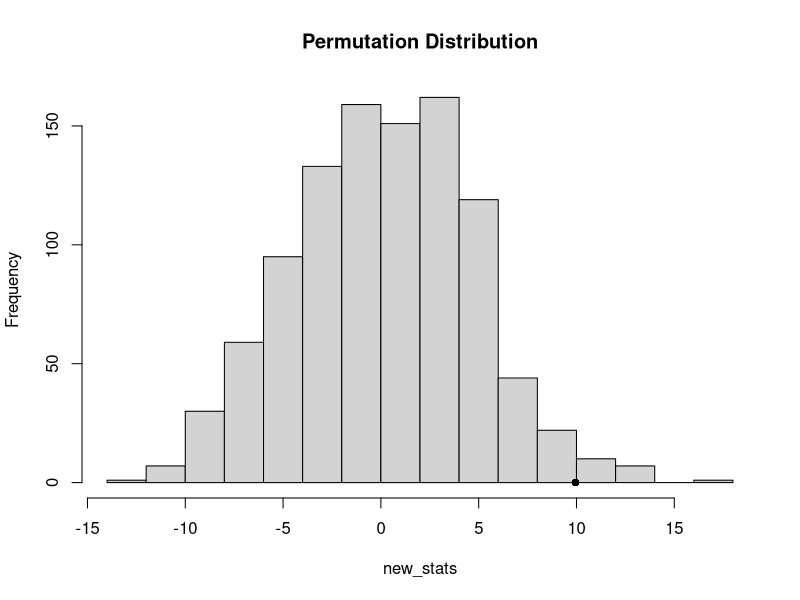
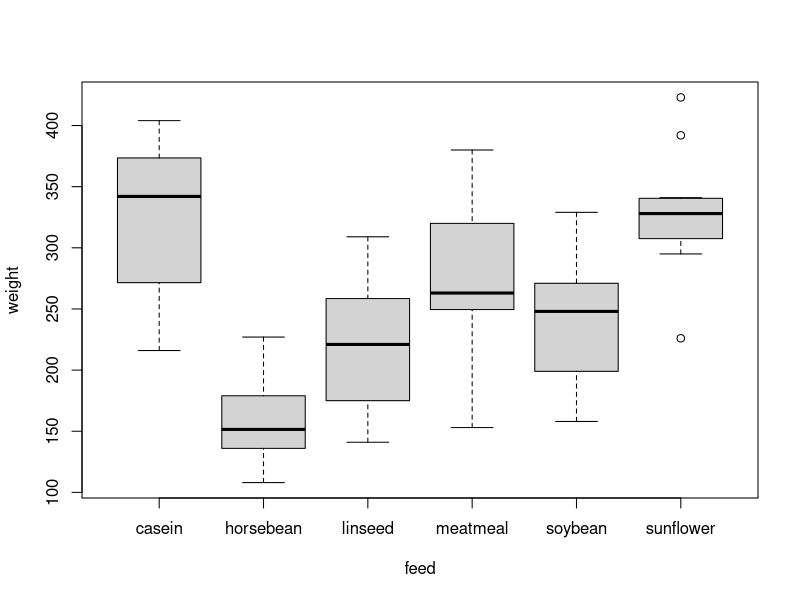
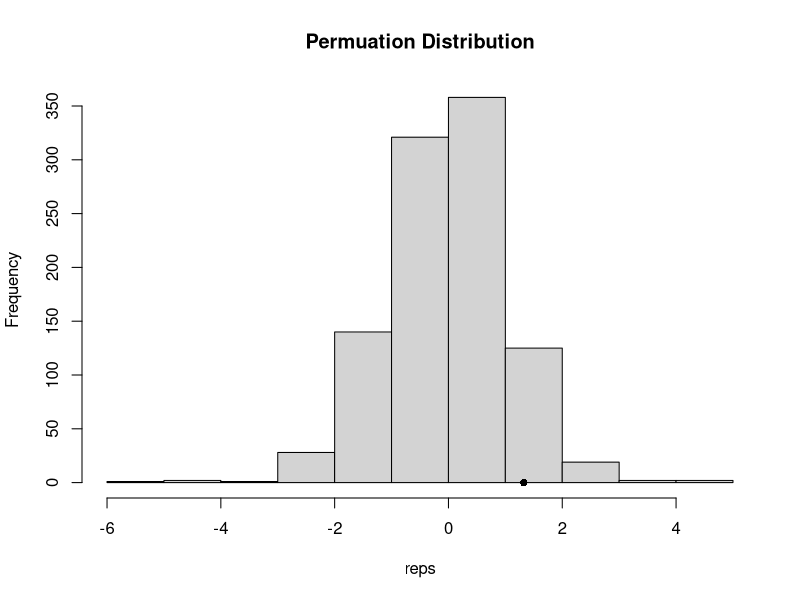
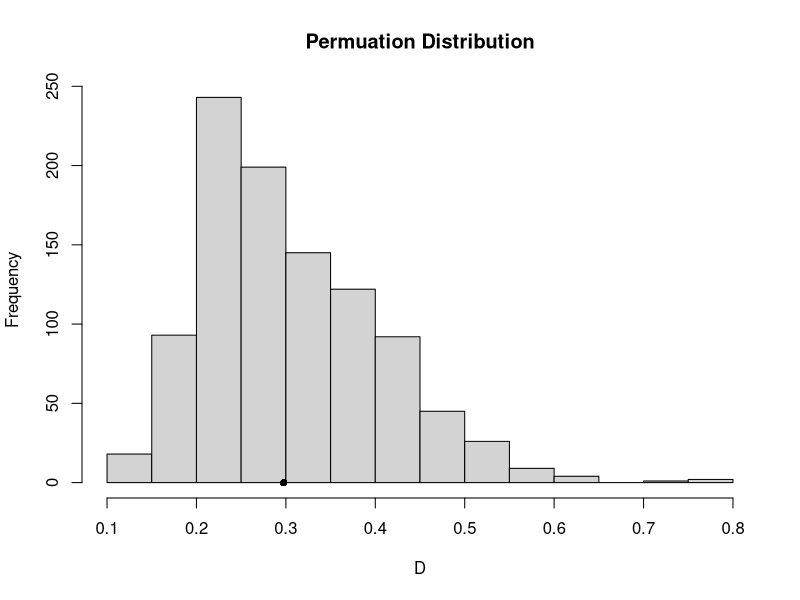
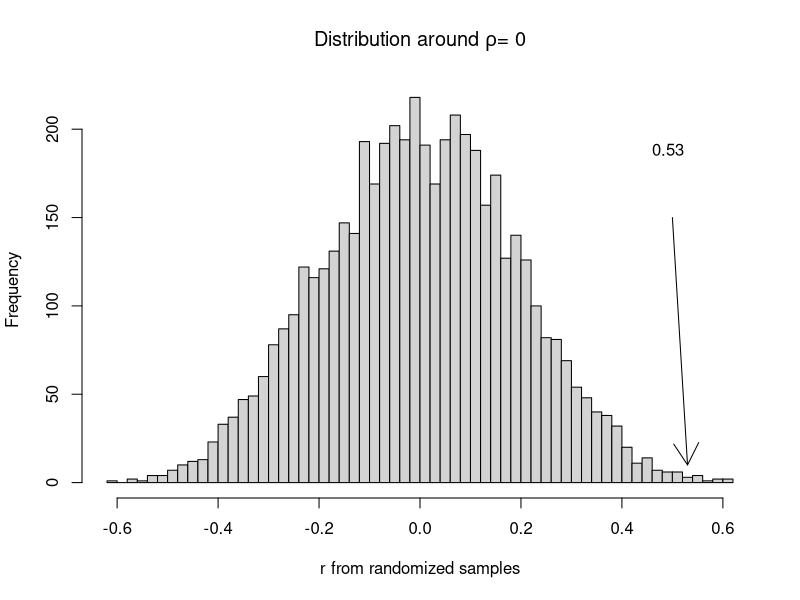

The R source for these figures, in order:
## ---- chunk 1
T <- c(24, 43, 58, 71, 61, 44, 67, 49, 59, 52, 62, 54, 46, 43, 57, 
       43, 57, 56, 53, 49, 33)
C <- c(42, 43, 55, 26, 33, 41, 19, 54, 46, 10, 17, 60, 37, 42, 55, 
       28, 62, 53, 37, 42, 20, 48, 85)
n1 <- length(T)
n2 <- length(C)
Z <- c(T,C)
N <- length(Z)
obs_stat <- mean(T)-mean(C)
B <- 1000
new_stats <- numeric(B)
for( i in 1:B){
	idx <- sample(1:N,size=n1, replace=F)
	newT <- Z[idx]
	newC <- Z[-idx]
	new_stats[i] <- mean(newT)-mean(newC)
	}

pvalue <- mean(c(obs_stat,new_stats)>=obs_stat)
pvalue
## ---- chunk 2
hist(new_stats, main="Permutation Distribution")
points(obs_stat,0, cex=1, pch=16)
## ---- chunk 3
data(chickwts)
attach(chickwts)
## ---- chunk 4
boxplot(formula(chickwts))
## ---- chunk 5
detach(chickwts)
X <- as.vector(chickwts$weight[chickwts$feed=="soybean"])
Y <- as.vector(chickwts$weight[chickwts$feed=="linseed"])

B <- 999
Z <- c(X,Y)
reps <- numeric(B)
K <- 1:26
t0 <- t.test(X,Y)$statistic
for(i in 1:B){
	k <- sample(K, size=14, replace=F)
	x1 <- Z[k]
	y1 <- Z[-k]
	reps[i] <- t.test(x1,y1)$statistic
	}
p <- mean(c(t0, reps)>=t0)
## ---- chunk 6
hist(reps, main="Permuation Distribution")
points(t0,0, cex=1, pch=16)
## ---- chunk 7
D <- numeric(B)
DO <- ks.test(X,Y, exact=F)$statistic
options(warn=-1)
D <- numeric(B)
for( i in 1:B){
	k <- sample(K, size=14, replace=F)
	x1 <- Z[k]
	y1 <- Z[-k]
	D[i] <- ks.test(x1, y1, exact=F)$statistic
	}
p <- mean(c(DO,D) >= DO)
## ---- chunk 8
hist(D, main="Permuation Distribution")
points(DO,0, cex=1, pch=16)
## ---- chunk 9
Score <- c(58,  48,  48,  41,  34,  43,  38,  53,  41,  60,  55,  44,  
           43, 49,  47,  33,  47,  40,  46,  53,  40,  45,  39,  47,  
           50,  53,  46,  53)
SAT <- c(590, 590, 580, 490, 550, 580, 550, 700, 560, 690, 800, 600, 
           650, 580, 660, 590, 600, 540, 610, 580, 620, 600, 560, 560, 
           570, 630, 510, 620)
r.obt <- cor(Score, SAT)
cat("The obtained correlation is ",r.obt,'\n')
## ---- chunk 10
nreps <- 5000
r.random <- numeric(nreps)
for (i in 1:nreps) {
Y <- Score
X <- sample(SAT, 28, replace = FALSE)
r.random[i] <- cor(X,Y)
   }
prob <- length(r.random[r.random >= r.obt])/nreps
cat("Probability randomized r >= r.obt",prob)
## ---- chunk 11
hist(r.random, breaks = 50, main =  expression(paste("Distribution around ",rho, "= 0")), xlab = "r from randomized samples")
r.obt <- round(r.obt, digits = 2)
legend(.40, 200, r.obt, bty = "n")
arrows(.5,150,.53, 10)
## ---- chunk 12
x <- c(45, 53, 73, 80)
y <- c(22, 30, 29, 38)
## ---- chunk 13
rbind(x, sample(y, size=4, replace=F))
rbind(x, sample(y, size=4, replace=F))
